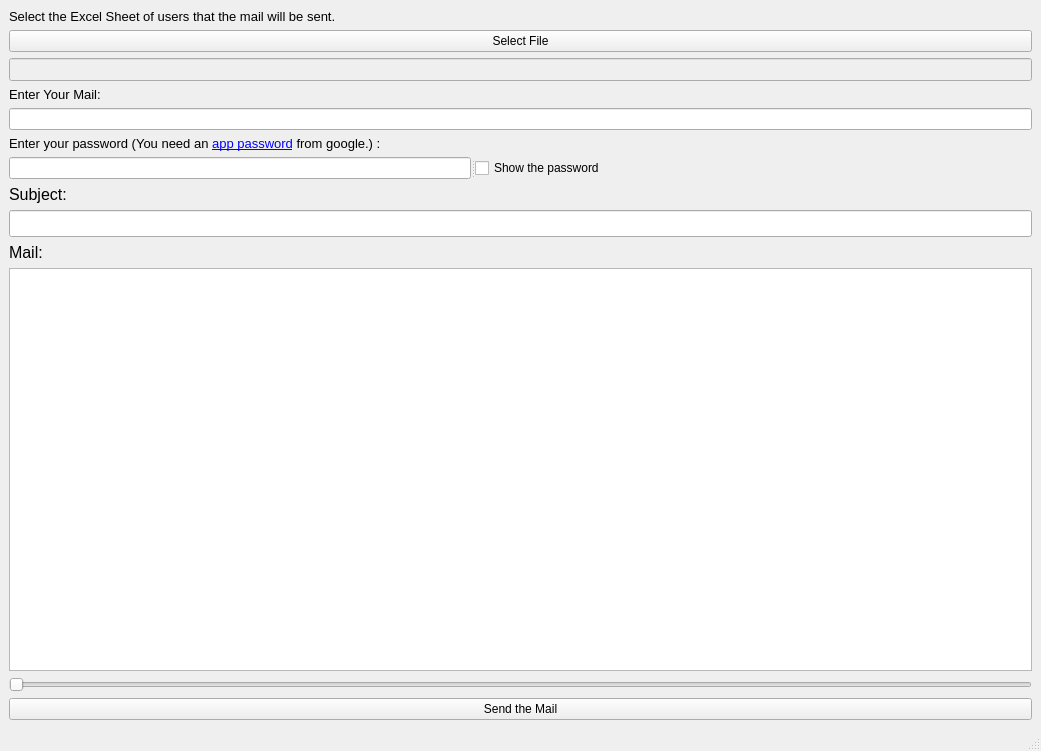
<?xml version="1.0" encoding="UTF-8"?>
<ui version="4.0">
 <class>MainWindow</class>
 <widget class="QMainWindow" name="MainWindow">
  <property name="enabled">
   <bool>true</bool>
  </property>
  <property name="geometry">
   <rect>
    <x>0</x>
    <y>0</y>
    <width>1041</width>
    <height>751</height>
   </rect>
  </property>
  <property name="windowTitle">
   <string>MainWindow</string>
  </property>
  <widget class="QWidget" name="centralwidget">
   <layout class="QVBoxLayout" name="verticalLayout">
    <item>
     <widget class="QLabel" name="label_3">
      <property name="font">
       <font>
        <pointsize>10</pointsize>
       </font>
      </property>
      <property name="text">
       <string>Select the Excel Sheet of users that the mail will be sent.</string>
      </property>
     </widget>
    </item>
    <item>
     <widget class="QPushButton" name="select_button">
      <property name="text">
       <string>Select File</string>
      </property>
     </widget>
    </item>
    <item>
     <widget class="QLineEdit" name="file_name">
      <property name="enabled">
       <bool>false</bool>
      </property>
      <property name="font">
       <font>
        <pointsize>10</pointsize>
       </font>
      </property>
     </widget>
    </item>
    <item>
     <widget class="QLabel" name="label_5">
      <property name="font">
       <font>
        <pointsize>10</pointsize>
       </font>
      </property>
      <property name="text">
       <string>Enter Your Mail:</string>
      </property>
     </widget>
    </item>
    <item>
     <widget class="QLineEdit" name="mailedit"/>
    </item>
    <item>
     <widget class="QLabel" name="label_4">
      <property name="font">
       <font>
        <pointsize>10</pointsize>
       </font>
      </property>
      <property name="text">
       <string>&lt;html&gt;&lt;head/&gt;&lt;body&gt;&lt;p&gt;Enter your password (You need an &lt;a href=&quot;https://myaccount.google.com/u/0/apppasswords&quot;&gt;&lt;span style=&quot; text-decoration: underline; color:#0000ff;&quot;&gt;app password&lt;/span&gt;&lt;/a&gt; from google.) :&lt;/p&gt;&lt;/body&gt;&lt;/html&gt;</string>
      </property>
     </widget>
    </item>
    <item>
     <widget class="QSplitter" name="splitter">
      <property name="orientation">
       <enum>Qt::Horizontal</enum>
      </property>
      <widget class="QLineEdit" name="passedit"/>
      <widget class="QCheckBox" name="is_visible">
       <property name="text">
        <string>Show the password</string>
       </property>
      </widget>
     </widget>
    </item>
    <item>
     <widget class="QLabel" name="label">
      <property name="font">
       <font>
        <pointsize>12</pointsize>
       </font>
      </property>
      <property name="text">
       <string>Subject:</string>
      </property>
     </widget>
    </item>
    <item>
     <widget class="QLineEdit" name="subject">
      <property name="enabled">
       <bool>true</bool>
      </property>
      <property name="font">
       <font>
        <pointsize>12</pointsize>
       </font>
      </property>
      <property name="text">
       <string/>
      </property>
     </widget>
    </item>
    <item>
     <widget class="QLabel" name="label_2">
      <property name="font">
       <font>
        <pointsize>12</pointsize>
       </font>
      </property>
      <property name="text">
       <string>Mail:</string>
      </property>
     </widget>
    </item>
    <item>
     <widget class="QTextEdit" name="body">
      <property name="font">
       <font>
        <pointsize>12</pointsize>
       </font>
      </property>
      <property name="html">
       <string>&lt;!DOCTYPE HTML PUBLIC &quot;-//W3C//DTD HTML 4.0//EN&quot; &quot;http://www.w3.org/TR/REC-html40/strict.dtd&quot;&gt;
&lt;html&gt;&lt;head&gt;&lt;meta name=&quot;qrichtext&quot; content=&quot;1&quot; /&gt;&lt;style type=&quot;text/css&quot;&gt;
p, li { white-space: pre-wrap; }
&lt;/style&gt;&lt;/head&gt;&lt;body style=&quot; font-family:'MS Shell Dlg 2'; font-size:12pt; font-weight:400; font-style:normal;&quot;&gt;
&lt;p style=&quot;-qt-paragraph-type:empty; margin-top:0px; margin-bottom:0px; margin-left:0px; margin-right:0px; -qt-block-indent:0; text-indent:0px; font-size:14pt;&quot;&gt;&lt;br /&gt;&lt;/p&gt;&lt;/body&gt;&lt;/html&gt;</string>
      </property>
     </widget>
    </item>
    <item>
     <widget class="QSlider" name="horizontalSlider">
      <property name="font">
       <font>
        <weight>50</weight>
        <italic>false</italic>
        <bold>false</bold>
       </font>
      </property>
      <property name="cursor">
       <cursorShape>ArrowCursor</cursorShape>
      </property>
      <property name="acceptDrops">
       <bool>true</bool>
      </property>
      <property name="orientation">
       <enum>Qt::Horizontal</enum>
      </property>
     </widget>
    </item>
    <item>
     <widget class="QPushButton" name="send_mail">
      <property name="mouseTracking">
       <bool>true</bool>
      </property>
      <property name="text">
       <string>Send the Mail</string>
      </property>
     </widget>
    </item>
   </layout>
   <zorder>body</zorder>
   <zorder>send_mail</zorder>
   <zorder>subject</zorder>
   <zorder>label</zorder>
   <zorder>file_name</zorder>
   <zorder>label_3</zorder>
   <zorder>select_button</zorder>
   <zorder>label_4</zorder>
   <zorder>passedit</zorder>
   <zorder>label_5</zorder>
   <zorder>mailedit</zorder>
   <zorder>horizontalSlider</zorder>
   <zorder>is_visible</zorder>
   <zorder>splitter</zorder>
   <zorder>label_2</zorder>
  </widget>
  <widget class="QMenuBar" name="menubar">
   <property name="geometry">
    <rect>
     <x>0</x>
     <y>0</y>
     <width>1041</width>
     <height>26</height>
    </rect>
   </property>
  </widget>
  <widget class="QStatusBar" name="statusbar"/>
 </widget>
 <resources/>
 <connections/>
</ui>
